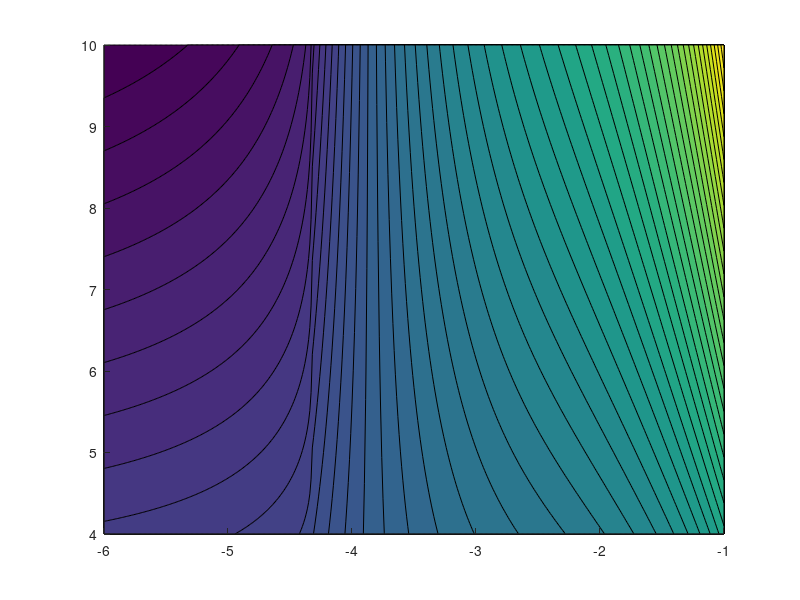

The MATLAB source for this figure: (Note: this script raises an error after producing the figure.)
%%%% Titan Aerial Daughtercraft (TAD) %%%%%%%%%%%%%%%%
%%%% Momentum theory based parametric analysis %%%%%%%
%%%% Balloon mission design %%%%%%%%%%%%%%%%%%%%%%%%%%%
%%%% 06/20/2018 %%%%%%%%%%%%%%%%%%%%%%%%%%%%%%%%%%%%%%
%%%% Daiju uehara, Larry Matthies, Phil Tokumaru %%%%% 

clc 
clear all
%% Define planet paremeters on Titan
a = 190;% speed of sound [m/s]
rho = 5.34;% air density [kg/m^3]
g = 1.352;% gravity [m/s^2]
nu = 1.2e-6;% kinematic viscosity [m^2/s]

%% Define variables
m = 4:2:10;% vehicle mass [kg]
V = 2:0.1:14;% forward speed flight range
Vc = 1:0.1:10;% climb speed range
Vd = -6:0.01:-1;% descent speed range

%% Matrix allocation
% forward flight
timef = zeros(length(m),length(V));
rangef = zeros(length(m),length(V));
Pf = zeros(length(m),length(V));
Pif = zeros(length(m),length(V));
Ppf = zeros(length(m),length(V));
alphaf = zeros(length(m),length(V));
Thrustf = zeros(length(m),length(V));
Ef = zeros(length(m),length(V));

% climb 
rangec = zeros(length(m),length(Vc));
Pc = zeros(length(m),length(Vc));
Pic = zeros(length(m),length(Vc));
Ppc = zeros(length(m),length(Vc));
alphac = zeros(length(m),length(Vc));
Thrustc = zeros(length(m),length(Vc));
Ec = zeros(length(m),length(Vc));
vc = zeros(length(m),length(Vc));

% descent
vd = zeros(length(m),length(Vc));
Pd = zeros(length(m),length(Vc));
Ed = zeros(length(m),length(Vc));

% mass margin
marg = zeros(1,length(m));
mba = zeros(1,length(m));
Eb = zeros(1,length(m));
Eba = zeros(1,length(m));
time = zeros(1,length(m));


%% Rotor constant
Nr = 4;% number of rotor, assuming a quadcopter config
FM = 0.75;% rotor figure of merit is given parameter in this analysis 
Mtip = 0.25;% Tip mach number
DL = 50/g;% disk loading of each rotor [kg/m^2] 

%% Efficiency coefficients
etam = 0.85;% motor efficiency 
etac = 0.95;% control efficiency 
kinduced = 1.15;% induced power factor 
etafw = FM*etam*etac;% total forward flight efficiency
    
%% Sampling state analysis
tsample = 5*60;% sampling time [s]
Psample = 20;% sampling power [W]

%% Balloon parameter
ab = 10000;% balloon altitude [m]
Vbal = 2;% wind velocity [m/s]

%% Vehicle parameters
mp = 2;% payload mass [kg]
ma = 0.5;% avionics mass [kg]

Cdmulti = 1.5;% drag multiplier

m1 = 0.003;% motor constant [kg]
m2 = 0.322;% motor constant [kg/N-m]

Ebconst = 100;% Wh/kg

%%

for jj = 1:length(m)
    N = m(1,jj)*g;% vehicle weight [N]

    % Parameters of each rotor 
    Vtip = Mtip*a;% Tip speed [m/s]
    A = m(1,jj)/Nr/DL;% disk area
    R = sqrt(A/pi);% rotor radius [m]
    omega = Vtip/R;% angular velocity [rad/s]
    RPM = 2*pi/omega*60;% angular velocity [RPM]
    dblade = 0.15;% blade mass density based on disk area [kg/m^2]
    mblade = dblade*A*4;

    % Ideal hover power 
    Th = N/Nr;%thrust of each rotor for hover
    vh = sqrt(DL*g/2/rho);% ideal induced velocity in hover
    Ph = Th*vh;% ideal induced power in hover per rotor 
    Phtotal = Ph*Nr;% Total induced power in hover

    % Actual hover power 
    Pha = Ph/etafw;% actual hover power consumption [W]
    Phatotal = Nr*Pha;% Total actual power in hover
    Esample = (Psample*tsample+Phatotal*tsample)/3600;% sampling energy [Wh]

    % Payload/fuselage design
    df = 300;% fuselage density [kg/m^3]
    rf = (m(1,jj)/df*3/4*1/pi)^(1/3);
    Af = pi*rf^2;% fuselage frontal area [m^2]

    % Energy for docking
    dtime = 5*60;% time to dock [s]
    Edock = dtime*Phatotal/3600;
    
    %% Descent state (windmill state Vd<-2vh)

    k = 1.0;
    k1 = -1.125;
    k2 = -1.372;
    k3 = -1.718;
    k4 = -0.655;
    dtime = abs(ab./Vd);% time to descent [s]

    for ii = 1:length(Vd)  
        Re = Vd(1,ii)*2*rf/nu;% Reynolds number
        if Re < 2e5
            Cdbody = 0.47;% drag coefficient of vehicle body
        else
            Cdbody = 0.18;
        end 
        Ddescent = 1/2*Cdmulti*Cdbody*Vd(1,ii)^2*rho*Af;% parasite drag [N]
        Tdescent = (N)/4;
        vtemp = sqrt(Tdescent/2/rho/A);
        if Vd(1,ii)/vtemp < 0 && -2 < Vd(1,ii)/vtemp
            vdescent = vtemp*(k+k1*(Vd(1,ii)/vtemp)+k2*(Vd(1,ii)/vtemp)^2+...
                       k3*(Vd(1,ii)/vtemp)^3+k4*(Vd(1,ii)/vtemp)^4);
        else
            vdescent = vtemp*(-Vd(1,ii)/(2*vtemp)-sqrt((Vd(1,ii)/(2*vtemp))^2-1));
        end
        vd(jj,ii) = vdescent;

        Ptemp = Tdescent*vtemp;
        Pdescent = Ptemp*(vdescent/vtemp+Vd(1,ii)/vtemp);
%         Tdescent = -2*rho*A*(Vd(1,ii)+vdescent)*vdescent;

        Pda = Pdescent/etafw;% actual power [W]
        Pdatotal = Pda*4;
        Pd(jj,ii) = Pdatotal;
        
        Edtemp = Pdatotal*dtime(1,ii)/3600;% Total climb energy 
        Ed(jj,ii) = Edtemp;
    end
    Vdref = -3;
    [diff,ind] = min(abs(Vdref-Vd));
    Edpicked = Ed(jj,ind);
    Pdpicked = Pd(jj,ind);
    timedpicked = dtime(1,ind);
    
    %% Climb state
    ctime = ab./Vc;% time to climb [s]

    for kk = 1:length(Vc)
        Re = Vc(1,kk)*2*rf/nu;% Reynolds number
        if Re < 2e5
            Cdbody = 0.47;% drag coefficient of vehicle body
        else
            Cdbody = 0.18;
        end 
        Dclimb = 1/2*Cdmulti*Cdbody*Vc(1,kk)^2*rho*Af;% parasite drag [N]
        Tclimb = (Dclimb+N)/4;
        vtemp = sqrt(Tclimb/2/rho/A);
        vclimb = vtemp*(-Vc(1,kk)/(2*vtemp)+sqrt(1+(Vc(1,kk)/(2*vtemp))^2));% induced velocity in climb [m/s]
        vc(jj,kk) = vclimb;
        
        Ptemp = Tclimb*vtemp;
        Pclimb = Ptemp*(Vc(1,kk)/(2*vtemp)+sqrt(1+(Vc(1,kk)/(2*vtemp))^2));% induced power in climb [W]
        Pca = Pclimb/etafw;% actual power [W]
        Pcatotal = Pca*4;% Total climb power 
        Pc(jj,kk) = Pcatotal;
        
        Ectemp = Pcatotal*ctime(1,kk)/3600;% Total climb energy 
        Ec(jj,kk) = Ectemp;
    end
    [Ecpicked,ind] = min(Ec(jj,:));
    Pcpicked = Pc(jj,ind);
    timecpicked = ctime(1,ind);
    
    %% Forward flight state
    
    % Balloon travel distance during descend, climb, sampling
    dbal = 2*(timedpicked+timecpicked+tsample);% [m]
    
    for ll = 1:length(V)
        Re = V(1,ll)*2*rf/nu;% Reynolds number
        if Re < 2e5
            Cdbody = 0.47;% drag coefficient of vehicle body
        else
            Cdbody = 0.18;
        end    
        Dbody = 1/2*Cdmulti*Cdbody*V(1,ll)^2*rho*Af;% parasite drag [N]
        Ppara = Dbody*V(1,ll);% Parasite power [W]
        Drotor = Dbody/Nr;% drag per rotor [N]
        AoA = atan(Drotor/Th);% disk angle of attack [rad]
        degree = rad2deg(AoA);% AoA [deg]
        Ttotal = sqrt(Drotor^2+Th^2);% Total thrust of each rotor [N]
        mu = V(1,ll)*cos(AoA)/(Vtip);
        Ct = Ttotal/(rho*A*Vtip^2);
        lambda = sqrt(Ct/2);
        lambda_old = 10*lambda;
        iter = 0;
        while abs(lambda_old-lambda) > 10^-3 && lambda ~= 0
            lambda_old = lambda;
            lambda = lambda - (lambda-mu*tan(AoA)-Ct/2/sqrt(mu^2+lambda^2))...
                     /(1+Ct/2*lambda/((mu^2+lambda^2)^(3/2)));
            iter = iter + 1;
        end
        vi = lambda*Vtip-V(1,ll)*sin(AoA);% induced velocity in forward flight
        Pi = Ttotal*vi;% induced power without induced loss
        Profile = 0;% Assumed profile power
        Paero = Pi*Nr/etafw+Ppara+Profile;
        Paerorotor = Paero/Nr;% shaft power of each rotor 
        tlevel = dbal/(V(1,ll)-Vbal);% level flight duration to catch balloon
        timef(jj,ll) = tlevel;
        Eftemp = Paero*tlevel/3600;% Total forward flight energy
        Ef(jj,ll) = Eftemp;

        Thrustf(jj,ll) = Ttotal;
        alphaf(jj,ll) = degree;
        Pf(jj,ll) = Paero;
        Pif(jj,ll) = Pi*Nr/etafw;
        Ppf(jj,ll) = Ppara;
        
    end
    
    [Efpicked,ind] = min(Ef(jj,:));
    Pfpicked = Pf(jj,ind);
    timefpicked = timef(jj,ind);
    %%     
    % Find maximum power among hover, climb, and forward flight
    [Pmotor,I] = max([Pha Pfpicked/Nr Pcpicked/Nr Pdpicked/Nr]);

    % Compute motor mass
    Q = Pmotor/omega;% Torque of each rotor [Nm]
    mmotor = m1+m2*Q;% motor mass [kg]

    % Compute battery mass 
    mbattery = m(1,jj)-mp-ma-0.2*m(1,jj)-mmotor*Nr-mblade;
    mba(1,jj) = mbattery;

    % Compute energy
    Ebtemp = Ebconst*mbattery;% available battery energy [Wh]
    Eb(1,jj) = Ebtemp;
    Ebatemp = Ecpicked+Efpicked+Edock+Edpicked+Esample;% Total estimated energy
    Eba(1,jj) = Ebatemp;
    margin = (Ebtemp-Ebatemp)/Ebconst/m(1,jj)*100;

    marg(1,jj) = margin;
%     time(1,jj) = Eb/mean([Pmotor])*3600/3600;% mission endurance [s]
%     range(jj,ii) = time(jj,ii)*V(1,ii)/1000;% mission range [km]
%     rm(jj,ii) = range(jj,ii)/2;% mission radius [km]

    
end 
%%
[X,Y] = meshgrid(Vd,m);
figure(1)
contourf(X,Y,Ed,50,'edgecolor','none');
colorbar
fs = 12;
h = gca;
xlabel('Descent rate Vd[m/s]','FontSize',fs);
ylabel('Vehicle mass [kg] ','FontSize',fs);
set(h,'FontName','Times New Roman','linewidth',si);
set(h,'FontName','Times New Roman','linewidth',si);

%%
[X,Y] = meshgrid(Vc,m);
figure(2)
contourf(X,Y,Ec,50,'edgecolor','none');
colorbar
fs = 12;
h = gca;
xlabel('Climb rate Vd[m/s]','FontSize',fs);
ylabel('Vehicle mass [kg] ','FontSize',fs);
set(h,'FontName','Times New Roman','linewidth',si);
set(h,'FontName','Times New Roman','linewidth',si);
%%
figure(4)
hold on
si = 2;
plot(m,marg,'linewidth',si)
fs = 12;
h = gca;
xlabel('Vehicle mass [kg]','FontSize',fs);
ylabel('Mass margin [%]','FontSize',fs);
set(h,'FontName','Times New Roman','linewidth',si);
set(h,'FontName','Times New Roman','linewidth',si);
%%
% figure(2)
% hold on
% si = 2;
% h1 = plot(V,Ps,'linewidth',si);
% plot(V,Pis,'linewidth',si)
% plot(V,Pps,'linewidth',si)
% hh5 = plot(V(1,Imin),Ps(1,Imin),'ok','linewidth',si);

%%
figure(2)
hold on
si = 2;
plot(Vd,vd(3,:),'linewidth',si)
fs = 12;
h = gca;
xlabel('Descent rate Vd[m/s]','FontSize',fs);
ylabel('Induced velocity [m/s] ','FontSize',fs);
set(h,'FontName','Times New Roman','linewidth',si);
set(h,'FontName','Times New Roman','linewidth',si);
ylim([0.5 6]);

%%
figure(3)
hold on
si = 2;
plot(Vd,Pd(3,:),'linewidth',si)
fs = 12;
h = gca;
xlabel('Descent rate Vd[m/s]','FontSize',fs);
ylabel('Induced power [W] ','FontSize',fs);
set(h,'FontName','Times New Roman','linewidth',si);
set(h,'FontName','Times New Roman','linewidth',si);
% legend('Total','Induced','Body drag');

% a1 = 0;
% a2 = V(1,end);
% b1 = 0;
% b2 = 80;
% xlim([a1 a2]);
ylim([-60 50]);

% FS = 12;
% xt = a1:2:a2 ;
% set(h,'XTick',xt) ;
% set(h,'XTickLabel',xt,'fontsize',FS) ;
% yt = b1:5:b2 ; 
% set(h,'YTick',yt) ;
% set(h,'YTickLabel',yt,'fontsize',FS) ;
% pbaspect([3 1 1])

%%
figure(4)
hold on
si = 2;
plot(Vc,Ec(5,:),'linewidth',si)
fs = 12;
h = gca;
xlabel('Climb rate Vd[m/s]','FontSize',fs);
ylabel('Energy consumption [Wh] ','FontSize',fs);
set(h,'FontName','Times New Roman','linewidth',si);
set(h,'FontName','Times New Roman','linewidth',si);
% legend('Total','Induced','Body drag');

% a1 = 0;
% a2 = V(1,end);
% b1 = 0;
% b2 = 80;
% xlim([a1 a2]);
% ylim([-60 50]);

% FS = 12;
% xt = a1:2:a2 ;
% set(h,'XTick',xt) ;
% set(h,'XTickLabel',xt,'fontsize',FS) ;
% yt = b1:5:b2 ; 
% set(h,'YTick',yt) ;
% set(h,'YTickLabel',yt,'fontsize',FS) ;
% pbaspect([3 1 1])
%%
figure(5)
hold on
si = 2;
plot(V,Pf(5,:),'linewidth',si)
plot(V,Pif(5,:),'linewidth',si)
plot(V,Ppf(5,:),'linewidth',si)
h = gca;
grid off;
fs = 12;
% set(h,'GridAlpha',0.1,'GridLineStyle','--','GridColor',[0.5 0.5 0.5]);
% title('ground config');
xlabel('airspeed V [m/s]','FontSize',fs);
ylabel('Power [W] ','FontSize',fs);
set(h,'FontName','Times New Roman','linewidth',si);
set(h,'FontName','Times New Roman','linewidth',si);
legend('Total','Induced','Body drag');

a1 = V(1,1);
a2 = 12;
b1 = 0;
b2 = 100;
xlim([a1 a2]);
ylim([b1 b2]);

FS = 12;
xt = a1:2:a2 ;
set(h,'XTick',xt) ;
set(h,'XTickLabel',xt,'fontsize',FS) ;
yt = b1:20:b2 ; 
set(h,'YTick',yt) ;
set(h,'YTickLabel',yt,'fontsize',FS) ;
pbaspect([3 1 1])

%%
figure(6)
hold on
si = 2;
plot(V,Ef(5,:),'linewidth',si)
% plot(V,Pif(5,:),'linewidth',si)
% plot(V,Ppf(5,:),'linewidth',si)
h = gca;
grid off;
fs = 12;
% set(h,'GridAlpha',0.1,'GridLineStyle','--','GridColor',[0.5 0.5 0.5]);
% title('ground config');
xlabel('airspeed V [m/s]','FontSize',fs);
ylabel('Energy [Wh] ','FontSize',fs);
set(h,'FontName','Times New Roman','linewidth',si);
set(h,'FontName','Times New Roman','linewidth',si);
% legend('Total','Induced','Body drag');

a1 = V(1,1);
a2 = 12;
b1 = 0;
b2 = 80;
xlim([a1 a2]);
ylim([b1 b2]);

% FS = 12;
% xt = a1:2:a2 ;
% set(h,'XTick',xt) ;
% set(h,'XTickLabel',xt,'fontsize',FS) ;
% yt = b1:20:b2 ; 
% set(h,'YTick',yt) ;
% set(h,'YTickLabel',yt,'fontsize',FS) ;
% pbaspect([3 1 1])
%%
% figure(2)
% hold on
% si = 2;
% subplot(2,1,1)
% plot(V,hours,'linewidth',si)
% h = gca;
% grid off;
% fs = 12;
% 
% ylabel('Endurance [hours] ','FontSize',fs);
% set(h,'FontName','Times New Roman','linewidth',si);
% set(h,'FontName','Times New Roman','linewidth',si);
% 
% subplot(2,1,2)
% plot(V,range,'linewidth',si)
% h = gca;
% grid off;
% fs = 12;
% 
% xlabel('Airspeed V [m/s]','FontSize',fs);
% ylabel('Range [km] ','FontSize',fs);
% set(h,'FontName','Times New Roman','linewidth',si);
% set(h,'FontName','Times New Roman','linewidth',si);
% 
% a1 = 0;
% a2 = V(1,end);
% b1 = 0;
% b2 = 5.5;
% xlim([a1 a2]);
% % ylim([b1 b2]);
% 
% FS = 12;
% xt = a1:2:a2 ;
% set(h,'XTick',xt) ;
% set(h,'XTickLabel',xt,'fontsize',FS) ;
% yt = b1:0.5:b2 ; 
% set(h,'YTick',yt) ;
% set(h,'YTickLabel',yt,'fontsize',FS) ;
%%
% figure(3)
% hold on
% si = 2;
% plot(V,marg,'linewidth',si)
% 
% h = gca;
% grid off;
% fs = 12;
% % set(h,'GridAlpha',0.1,'GridLineStyle','--','GridColor',[0.5 0.5 0.5]);
% % title('ground config');
% xlabel('airspeed V [m/s]','FontSize',fs);
% ylabel('mass margin [%]','FontSize',fs);
% set(h,'FontName','Times New Roman','linewidth',si);
% set(h,'FontName','Times New Roman','linewidth',si);
% 
% a1 = 0;
% a2 = V(1,end);
% b1 = 0;
% b2 = 50;
% xlim([a1 a2]);
% ylim([b1 b2]);
% 
% FS = 12;
% xt = a1:2:a2 ;
% set(h,'XTick',xt) ;
% set(h,'XTickLabel',xt,'fontsize',FS) ;
% yt = b1:20:b2 ; 
% set(h,'YTick',yt) ;
% set(h,'YTickLabel',yt,'fontsize',FS) ;
% pbaspect([2 1 1])


